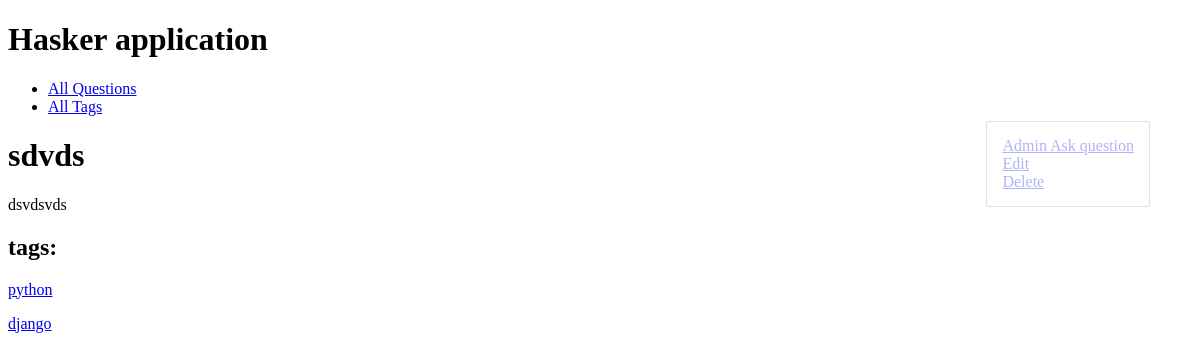
Page /sdvds-1580055700/ (signed in) on the earlier database version.
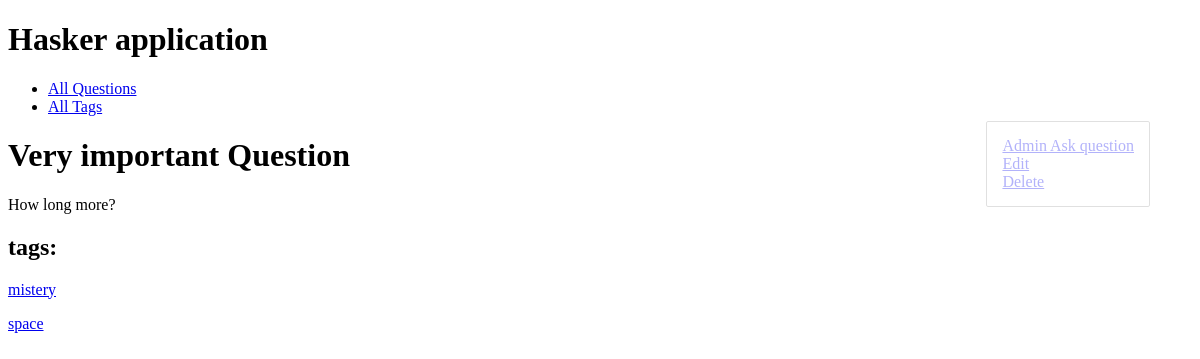
Same page on the later database version.
### hasker/models.py (models this page shows, shortened)
class Question(models.Model):
    author = models.ForeignKey(User, on_delete=models.CASCADE)
    title = models.CharField(max_length=150, db_index=True)
    slug = models.SlugField(max_length=150, blank=True, unique=True)
    content = models.TextField(blank=False, db_index=True)
    tags = models.ManyToManyField('Tag', blank=True, related_name='questions')
    date_create = models.DateTimeField(auto_now_add=True)
    def get_update_url(self):
        return reverse('question_update_url', kwargs={'slug': self.slug})
    def get_delete_url(self):
        return reverse('question_delete_url', kwargs={'slug': self.slug})

class Tag(models.Model):
    title = models.CharField(max_length=50)
    slug = models.SlugField(max_length=50, unique=True)
    def get_absolute_url(self):
        return reverse('tag_detail_url', kwargs={'slug': self.slug})

### hasker/views.py (the view)
# urls.py: path('<str:slug>/', QuestionDetail.as_view(), name='question_detail_url'),
class QuestionDetail(LoginRequiredMixin, ObjectDetailMixin, View):
    model = Question
    redirect_url = 'accounts:login'
    template = 'hasker/question_detail.html'

### hasker/utils.py (called while the page is built)
    def get(self, request, slug):
        obj = get_object_or_404(self.model, slug__iexact=slug)
        return render(request, self.template, context={self.model.__name__.lower(): obj, 'admin_object': obj, 'detail': True})

### hasker/templates/hasker/question_detail.html (shortened to what this page needs)
{% extends 'hasker/base_hasker.html' %}
{% block content %}
    <h1>
        {{ question.title }}
    </h1>
    <p>
        {{ question.content }}
    </p>
    <h2> tags: </h2>
    <p>
       {% for tag in question.tags.all %}
          <p> <a href="{{ tag.get_absolute_url }}" class="but1">{{ tag.title }}</a> </p>
       {% endfor %}
    </p>
{% endblock %}

Differences in the rows shown:
no longer on this page (row unchanged): Tag: title "python"
no longer on this page (row unchanged): Tag: title "django"
changed Question: title "sdvds" → "Very important Question"; content "dsvdsvds" → "How long more?"
now on this page (row unchanged): Tag: title "mistery"
now on this page (row unchanged): Tag: title "space"
